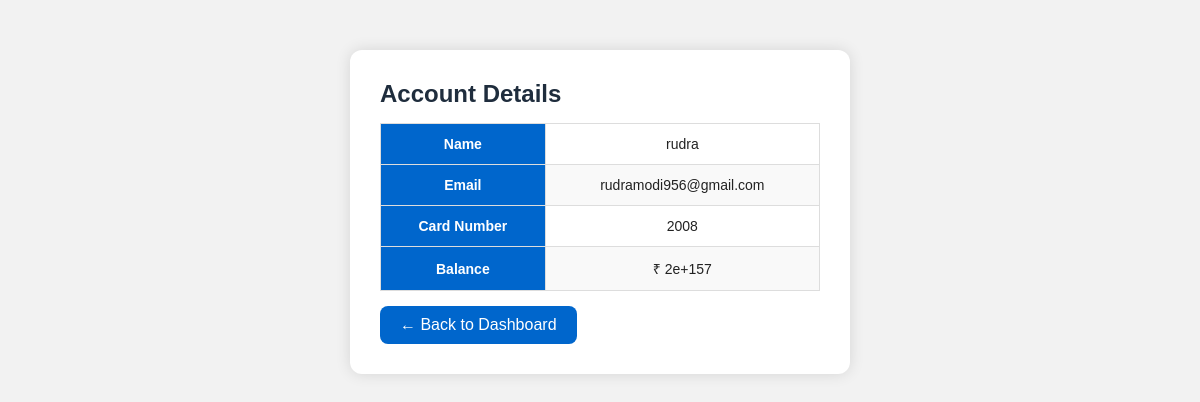
The page /account_details (signed in) on the database its author committed.
### tables this page shows
CREATE TABLE users(
        id INTEGER PRIMARY KEY AUTOINCREMENT,
        card TEXT UNIQUE,
        pin TEXT,
        name TEXT,
        email TEXT,
        balance REAL,
        failed_attempts INTEGER DEFAULT 0,
        is_locked INTEGER DEFAULT 0,
        security_question TEXT,
        security_answer TEXT,
        last_login TEXT,
        login_ip TEXT,
        profile_pic TEXT
    );

### app.py (the view)
@app.route("/account_details")
def account_details():
    if not login_required():
        return redirect("/")
    conn = get_conn()
    c = conn.cursor()
    c.execute("""
        SELECT name, email, card, balance
        FROM users
        WHERE card=?
    """, (session["card"],))
    user = c.fetchone()
    conn.close()
    return render_template("account_details.html", user=user)

### app.py (called while the page is built)
@app.before_request
def make_session_permanent():
    session.permanent = True

def get_conn():
    return sqlite3.connect(DATABASE)

def login_required():
    return "card" in session

### templates/account_details.html (shortened to what this page needs)
<!DOCTYPE html>
<html lang="en">
<head>
    <link rel="stylesheet" href="{{ url_for('static', filename='style.css') }}">
</head>
<body>
<div class="box">
    <h2>Account Details</h2>
    <table>
        <tr>
            <th>Name</th>
            <td>{{ user[0] }}</td>
        </tr>
        <tr>
            <th>Email</th>
            <td>{{ user[1] }}</td>
        </tr>
        <tr>
            <th>Card Number</th>
            <td>{{ user[2] }}</td>
        </tr>
        <tr>
            <th>Balance</th>
            <td>₹ {{ user[3] }}</td>
        </tr>
    </table>
    <a href="/dashboard" class="back">← Back to Dashboard</a>
</div>
</body>
</html>

### static/style.css (style rules this page uses)
* { margin:0; padding:0; box-sizing:border-box; font-family:Arial, Helvetica, sans-serif; }
body { background:#f2f2f2; color:#222; min-height:100vh; padding:20px; }
a { text-decoration:none; color:#0066cc; }
h1,h2,h3,h4 { margin-bottom:15px; color:#1f2d3d; }
.login-box, .box, .container, .admin-box, .profile-box { width:100%; max-width:500px; background:#fff; margin:30px auto; padding:30px; border-radius:12px; box-shadow:0 0 15px rgba(0,0,0,0.12); }
table { width:100%; border-collapse:collapse; background:#fff; }
table th, table td { border:1px solid #ddd; padding:12px; text-align:center; font-size:14px; }
table th { background:#0066cc; color:white; }
table tr:nth-child(even) { background:#f9f9f9; }
.back { display:inline-block; margin-top:15px; padding:10px 20px; background:#0066cc; color:white; border-radius:8px; }

### rows shown on the page
users: name "rudra", email "rudramodi956@gmail.com", card "2008", balance "2e+157"
